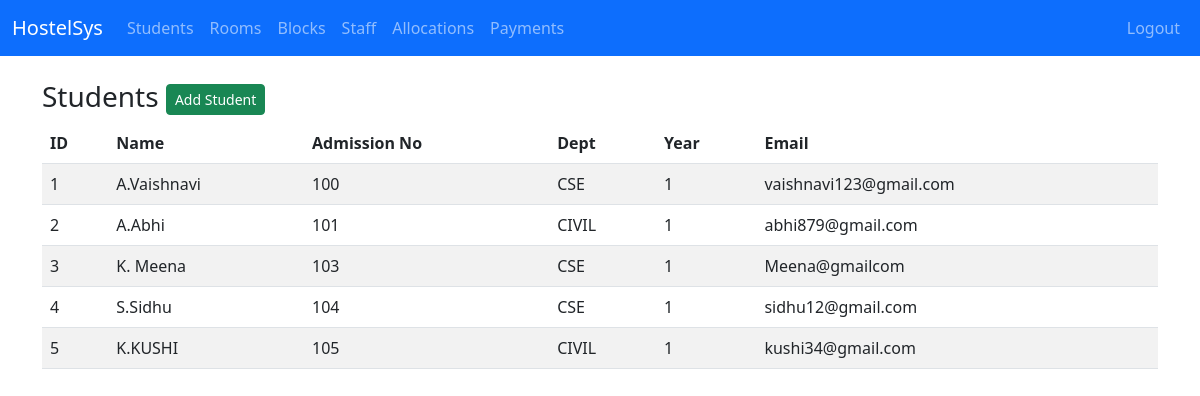
Screenshot of /students (signed in) with the database file from the repository.
### app.py (models this page shows)
class Student(db.Model):
    student_id = db.Column(db.Integer, primary_key=True)
    admission_no = db.Column(db.String(30), unique=True)
    fullname = db.Column(db.String(100), nullable=False)
    email = db.Column(db.String(100), unique=True)
    phone = db.Column(db.String(20))
    department = db.Column(db.String(100))
    year_of_study = db.Column(db.Integer)
    date_of_birth = db.Column(db.Date)
    join_date = db.Column(db.Date, default=date.today)
    is_active = db.Column(db.Boolean, default=True)

### app.py (the view)
@app.route('/students')
def students():
    if not is_logged_in():
        return redirect(url_for('login'))
    q = Student.query.all()
    return render_template('students.html', students=q)

### app.py (called while the page is built)
def is_logged_in():
    return session.get('admin_logged_in', False)

### templates/students.html
{% extends 'base.html' %}
{% block content %}
<h3>Students <a class="btn btn-sm btn-success" href="{{ url_for('add_student') }}">Add Student</a></h3>
<table class="table table-striped">
  <thead><tr><th>ID</th><th>Name</th><th>Admission No</th><th>Dept</th><th>Year</th><th>Email</th></tr></thead>
  <tbody>
  {% for s in students %}
    <tr>
      <td>{{ s.student_id }}</td><td>{{ s.fullname }}</td><td>{{ s.admission_no }}</td><td>{{ s.department }}</td><td>{{ s.year_of_study }}</td><td>{{ s.email }}</td>
    </tr>
  {% endfor %}
  </tbody>
</table>
{% endblock %}

### templates/base.html (shortened to what this page needs)
<!doctype html>
<html lang="en">
  <head>
    <link href="https://cdn.jsdelivr.net/npm/bootstrap@5.3.0/dist/css/bootstrap.min.css" rel="stylesheet">
  </head>
  <body>
    <nav class="navbar navbar-expand-lg navbar-dark bg-primary">
      <div class="container-fluid">
        <a class="navbar-brand" href="{{ url_for('dashboard') }}">HostelSys</a>
        <div class="collapse navbar-collapse">
          <ul class="navbar-nav me-auto mb-2 mb-lg-0">
            {% if session.admin_logged_in %}
            <li class="nav-item"><a class="nav-link" href="{{ url_for('students') }}">Students</a></li>
            <li class="nav-item"><a class="nav-link" href="{{ url_for('rooms') }}">Rooms</a></li>
            <li class="nav-item"><a class="nav-link" href="{{ url_for('blocks') }}">Blocks</a></li>
            <li class="nav-item"><a class="nav-link" href="{{ url_for('staff') }}">Staff</a></li>
            <li class="nav-item"><a class="nav-link" href="{{ url_for('allocations') }}">Allocations</a></li>
            <li class="nav-item"><a class="nav-link" href="{{ url_for('payments') }}">Payments</a></li>
            {% endif %}
          </ul>
          <ul class="navbar-nav ms-auto">
            {% if session.admin_logged_in %}
            <li class="nav-item"><a class="nav-link" href="{{ url_for('logout') }}">Logout</a></li>
            {% else %}
            <li class="nav-item"><a class="nav-link" href="{{ url_for('login') }}">Login</a></li>
            {% endif %}
          </ul>
        </div>
      </div>
    </nav>
    <div class="container mt-4">
      {% block content %}{% endblock %}
    </div>
  </body>
</html>

### rows the page displays
Student: student_id "1", fullname "A.Vaishnavi", admission_no "100", department "CSE", year_of_study "1", email "vaishnavi123@gmail.com"
Student: student_id "2", fullname "A.Abhi", admission_no "101", department "CIVIL", year_of_study "1", email "abhi879@gmail.com"
Student: student_id "3", fullname "K. Meena", admission_no "103", department "CSE", year_of_study "1", email "Meena@gmailcom"
Student: student_id "4", fullname "S.Sidhu", admission_no "104", department "CSE", year_of_study "1", email "sidhu12@gmail.com"
Student: student_id "5", fullname "K.KUSHI", admission_no "105", department "CIVIL", year_of_study "1", email "kushi34@gmail.com"
